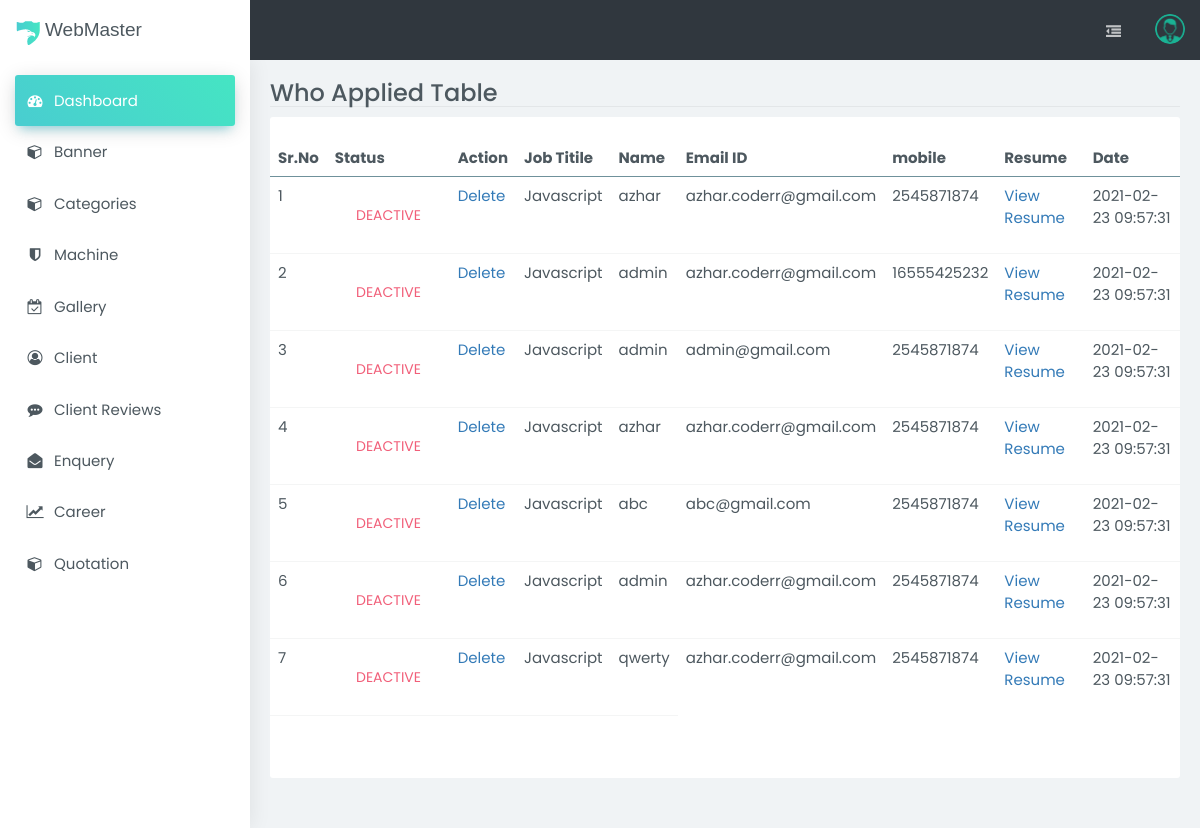
Screenshot of /admin/career_applied.php?career_id=2 (signed in) with the database file from the repository.
### tables this page shows
CREATE TABLE `career_applied` (
  `id` int(11) NOT NULL,
  `career_id` int(11) NOT NULL,
  `name` varchar(50) NOT NULL,
  `email` varchar(50) NOT NULL,
  `mobile` varchar(50) NOT NULL,
  `image` varchar(255) NOT NULL,
  `status` tinyint(4) NOT NULL,
  `added_on` timestamp NOT NULL DEFAULT current_timestamp()
);

CREATE TABLE `career` (
  `career_id` int(11) NOT NULL,
  `job_name` varchar(50) NOT NULL,
  `description` varchar(255) NOT NULL,
  `experience` varchar(50) NOT NULL,
  `location` varchar(255) NOT NULL,
  `status` tinyint(4) NOT NULL,
  `added_on` timestamp NOT NULL DEFAULT current_timestamp()
);

### admin/career_applied.php (the view, shortened to what this page needs)
<?php
include('include/db.php');
$career_id=$_GET['career_id'];
$applied=mysqli_query($con,"select * from career_applied as a,career as c where a.career_id=c.career_id and a.career_id='$career_id' order by id");
$check=mysqli_num_rows($applied);
?>
<!doctype html>
<html class="no-js " lang="en">
<head>
<link rel="stylesheet" href="assets/js/vendor/bootstrap/bootstrap.min.css">
<link rel="stylesheet" href="assets/css/vendor/animsition.min.css">
<link rel="stylesheet" href="assets/js/vendor/morris/morris.css">
<link rel="stylesheet" href="assets/css/main.css">
</head>
<body id="falcon" class="main_Wrapper">
    <div id="wrap" class="animsition">
        <?php include('include/header.php'); ?>
        <?php include('include/sidebar.php'); ?>
        <section id="content">
            <div class="page page-tables-footable">
                <div class="b-b mb-10">
                    <div class="row">
                        <div class="col-sm-6 col-xs-12">
                            <h1 class="h3 m-0">Who Applied Table</h1>
                        </div>
                    </div>
                </div>
                <div class="row">
                    <div class="col-md-12">
                        <section class="boxs ">
                          <br>
                                    <?php if($check>0){?>
                            <table id="searchTextResults" data-filter="#filter" data-page-size="5" class="footable table table-custom">
                                    <thead>
                                        <tr>
                                            <th>Sr.No</th>
                                            <th>Status</th>
                                            <th>Action</th>
                                            <th>Job Titile</th>
                                            <th>Name</th>
                                            <th>Email ID</th>
                                            <th>mobile</th>
                                            <th>Resume</th>
                                            <th>Date</th>
                                        </tr>
                                    </thead>
                                      <tbody>
                              <?php
                                 $i=1;
                                  while($row=mysqli_fetch_array($applied)){ ?>
                              <tr>
                                 <td><?php echo $i; ?></td>
                                    <td>
                        <?php
                        if($row['status']==1){
                            echo "<a class='btn btn-success' href='?type=status&operation=deactive&id=".$row['id']."'>Active</a>";
                         }else{
                            echo "<a class='btn btn-danger' href='?type=status&operation=active&id=".$row['id']."'>Deactive</a>";
                         }
                         ?>
                      </td>
                                 <td>
                                    <?php
                                       echo "<a href='?type=delete&id=".$row['id']."'>Delete</a>";
                                      ?>
                                 </td>
                                 <td><?php echo $row['job_name']; ?></td>
                                 <td><?php echo $row['name']; ?></td>
                                 <td><?php echo $row['email']; ?></td>
                                 <td><?php echo $row['mobile']; ?></td>
                                 <td><a href="media/resume/<?php echo $row['image']; ?>">View Resume</a></td>
                                 <td><?php echo $row['added_on']; ?></td>
                              </tr>
                              <?php $i++; } ?>
                           </tbody>
                                    <tfoot class="hide-if-no-paging">
                                        <tr>
                                            <td colspan="5" class="text-right">
                                            </td>
                                        </tr>
                                    </tfoot>
                                </table>
                                <?php }else{?>
                          <b><h4 style="color: red" >No One Applied yet.</h4></b>
                          <?php
                         } ?>
                        </section>
                    </div>
                </div>
            </div>
        </section>
    </div>
</body>
</html>

### rows the page displays
career_applied: career.job_name "Javascript", name "azhar", email "azhar.coderr@gmail.com", mobile "2545871874", career.added_on "2021-02-23 09:57:31"
career_applied: career.job_name "Javascript", name "admin", email "azhar.coderr@gmail.com", mobile "16555425232", career.added_on "2021-02-23 09:57:31"
career_applied: career.job_name "Javascript", name "admin", email "admin@gmail.com", mobile "2545871874", career.added_on "2021-02-23 09:57:31"
career_applied: career.job_name "Javascript", name "azhar", email "azhar.coderr@gmail.com", mobile "2545871874", career.added_on "2021-02-23 09:57:31"
career_applied: career.job_name "Javascript", name "abc", email "abc@gmail.com", mobile "2545871874", career.added_on "2021-02-23 09:57:31"
career_applied: career.job_name "Javascript", name "admin", email "azhar.coderr@gmail.com", mobile "2545871874", career.added_on "2021-02-23 09:57:31"
career_applied: career.job_name "Javascript", name "qwerty", email "azhar.coderr@gmail.com", mobile "2545871874", career.added_on "2021-02-23 09:57:31"
